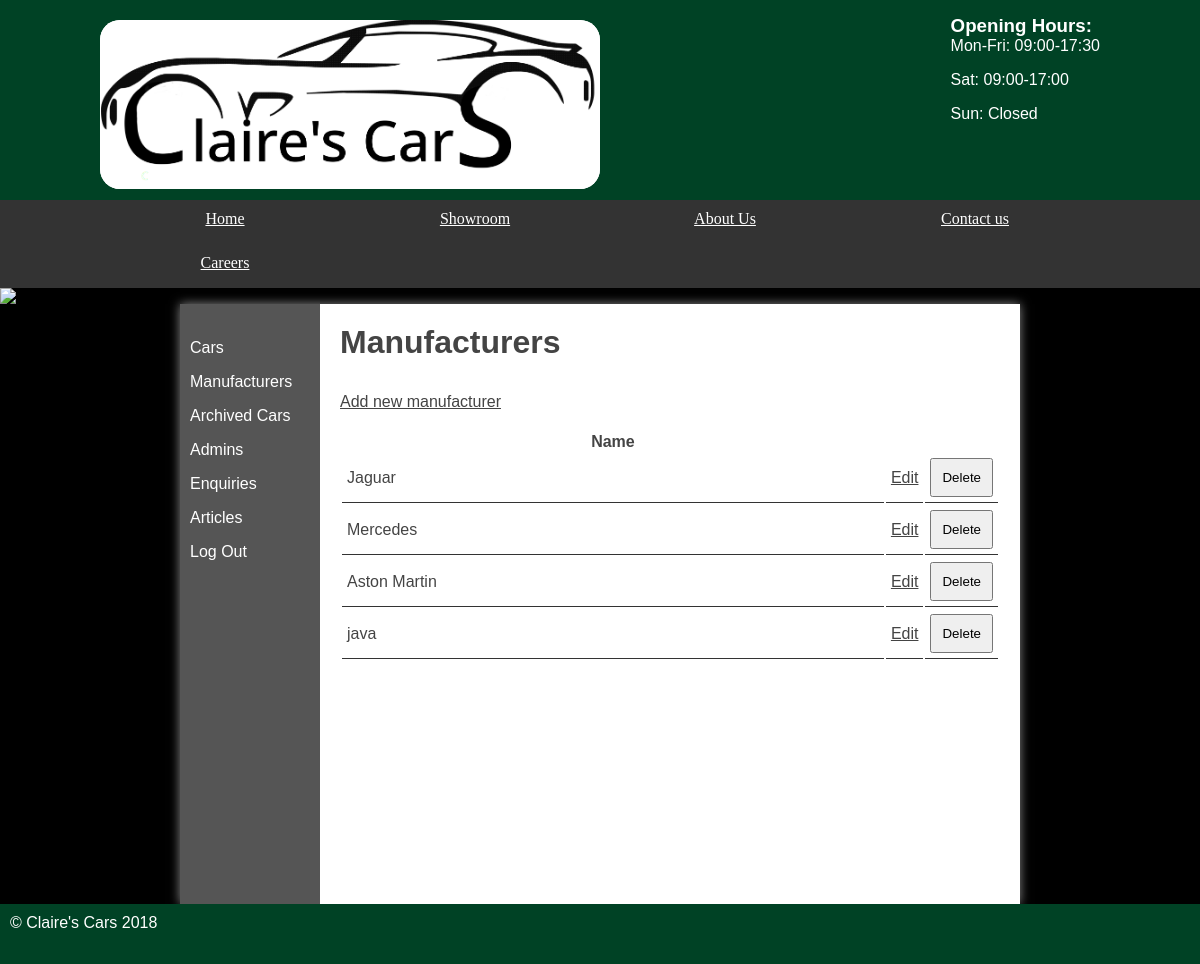
Screenshot of /admin/manufacturers.php (signed in) with the database file from the repository.
### tables this page shows
CREATE TABLE `manufacturers` (
  `id` int(11) NOT NULL AUTO_INCREMENT,
  `name` varchar(45) DEFAULT NULL,
  PRIMARY KEY (`id`)
);

### admin/manufacturers.php (the view, shortened to what this page needs)
<?php
require '../dbConnect.php';
?>
<!DOCTYPE html>
<html>
	<head>
		<link rel="stylesheet" href="/styles.css"/>
	</head>
	<body>
	<header>
		<section>
			<aside>
				<h3>Opening Hours:</h3>
				<p>Mon-Fri: 09:00-17:30</p>
				<p>Sat: 09:00-17:00</p>
				<p>Sun: Closed</p>
			</aside>
			<img src="/images/logo.png"/>
		</section>
	</header>
	<nav>
		<ul>
		<li><a href="/">Home</a></li>
			<li><a href="/?page=cars">Showroom</a></li>
			<li><a href="/about.html">About Us</a></li>
			<li><a href="/?page=contact">Contact us</a></li>
			<li><a href="/?page=careers">Careers</a></li>
		</ul>
	</nav>
		<img src="/images/randombanner.php"/>
	<main class="admin">
	<section class="left">
		<ul>
			<li><a href="/?page=admin/cars">Cars</a></li>
			<li><a href="manufacturers.php">Manufacturers</a></li>
				<?php
				if(isset($_SESSION['userRole']) && $_SESSION['userRole'] == "admin"){
					echo'<li><a href="/?page=admin/archiveCars">Archived Cars</a></li>
						<li><a href="/?page=showAdmin"> Admins</a></li>
						';
					}?>
			<li><a href="/?page=enquiries"> Enquiries</a></li>
            <li><a href="/?page=admin/articles">Articles</a></li>
            <li><a href="/?page=logout"> Log Out</a></li>
		</ul>
	</section>
	<section class="right">
	<?php
		if (isset($_SESSION['loggedin']) && $_SESSION['loggedin'] == true) {
		?>
			<h2>Manufacturers</h2>
			<a class="new" href="addmanufacturer.php">Add new manufacturer</a>
			<?php
			echo '<table>';
			echo '<thead>';
			echo '<tr>';
			echo '<th>Name</th>';
			echo '<th style="width: 5%">&nbsp;</th>';
			echo '<th style="width: 5%">&nbsp;</th>';
			echo '</tr>';
			$categories = $pdo->query('SELECT * FROM manufacturers');
			foreach ($categories as $category) {
				echo '<tr>';
				echo '<td>' . $category['name'] . '</td>';
				echo '<td><a style="float: right" href="editmanufacturer.php?id=' . $category['id'] . '">Edit</a></td>';
				echo '<td><form method="post" action="deletemanufacturer.php">
				<input type="hidden" name="id" value="' . $category['id'] . '" />
				<input type="submit" name="submit" value="Delete" />
				</form></td>';
				echo '</tr>';
			}
			echo '</thead>';
			echo '</table>';
		}
	?>
</section>
	</main>
	<footer>
		&copy; Claire's Cars 2018
	</footer>
</body>
</html>

### styles.css (style rules this page uses)
* { margin: 0; padding: 0; }
html { font-family: 'Oxygen-Regular', verdana, sans-serif; }
body { background-color: #000; }
header { background-color: #004225 ; color: white; height: 200px; }
header img { width: 500px; float: left; background-color: white; border-radius: 20px; margin-top: 20px; }
header aside { float: right; margin-top: 15px; }
header section { width: 1000px; display: block; margin:auto; }
nav { width: 100%; background-color: #333; overflow: auto; }
body > img { width: 100%; display: block; }
nav ul { width: 1000px; margin: auto; display: block; list-style-type: none; }
nav ul li { width: 25%; float: left; overflow: auto; text-align: center; }
nav a { color: white; padding-top: 10px; display: block; }
nav { font-family: 'Anton'; }
header section { display: block; font-family: 'Anton', sans-serif; }
main { min-height: 75vh; background-color: #fff; width: 70vw; display: block; margin: auto; box-shadow: 0px 0px 10px #888; color:#444; }
footer { min-height: 5vh; }
main h2 { font-size:2em; }
p, li, h2 { margin-bottom: 1em; }
footer { background-color: #004225; padding: 10px; color: white; }
form select, form label, form input, form textarea { float: left; width: 200px; padding: 10px; margin-top: 20px; }
input[type="submit"] { clear: both; margin-left: 220px; width: 220px; }
.left ul { list-style-type: none }
section a { color: #444; }
table { width: 100%; margin-top: 20px; }
td { padding: 5px; border-bottom: 1px solid #333; }
.stock, .admin { display: table; }
.stock > ul, .admin .left { width: 10vw; list-style-type: none; display: table-cell; padding: 10px; background-color: #555; margin: 0; }
.stock .products, .admin .right { display: table-cell; padding: 20px; }
.stock > ul a, .admin .left a { color: white; text-decoration: none; }
table td input[type="submit"] { margin: 0; float: right; width: auto; padding: auto; }
.right { padding: 20px; }

### rows the page displays
manufacturers: name "Jaguar"
manufacturers: name "Mercedes"
manufacturers: name "Aston Martin"
manufacturers: name "java"
